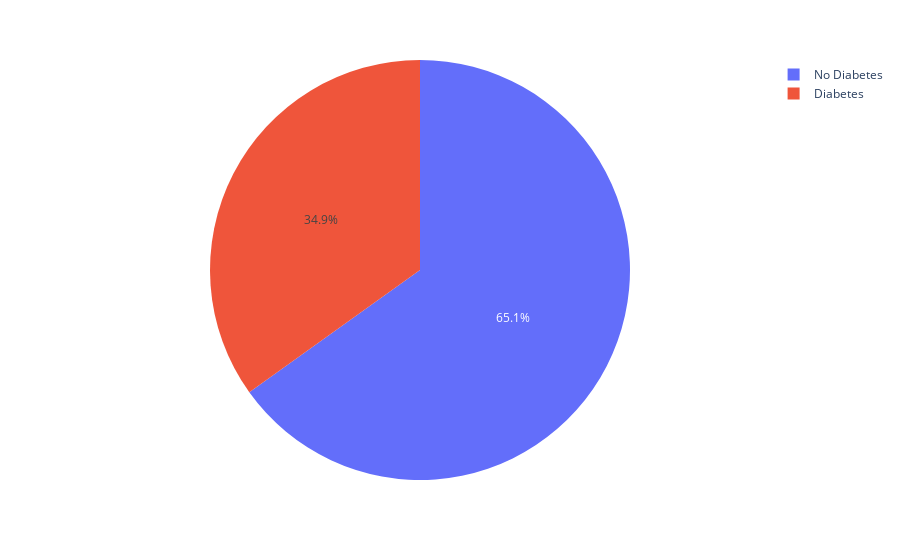

Notebook source saved alongside this figure:
### Code cell
figure = px.pie(data_frame=data, names=["No Diabetes","Diabetes"], values=data["Outcome"].value_counts())
figure.show()

### Figure 1 — Plotly figure (JSON) as saved in the notebook; plotly's stock layout.template omitted (floating-point values rounded to 4 significant figures)
{"data": [{"domain": {"x": [0, 1], "y": [0, 1]}, "hovertemplate": "label=%{label}<br>value=%{value}<extra></extra>", "labels": ["No Diabetes", "Diabetes"], "legendgroup": "", "name": "", "showlegend": true, "type": "pie", "values": [500, 268]}], "layout": {"legend": {"tracegroupgap": 0}, "margin": {"t": 60}}}
